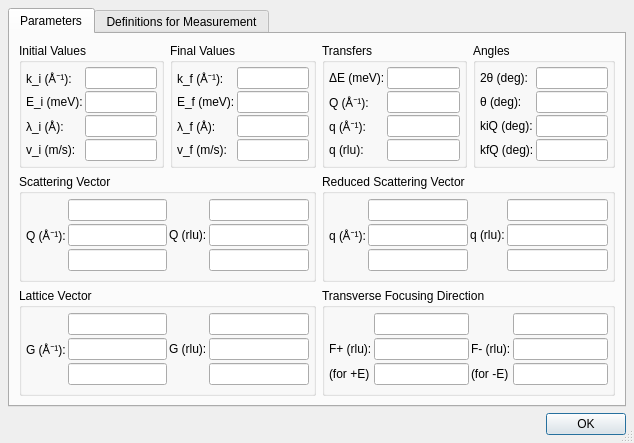
<?xml version="1.0" encoding="UTF-8"?>
<ui version="4.0">
 <class>RecipParamDlg</class>
 <widget class="QDialog" name="RecipParamDlg">
  <property name="geometry">
   <rect>
    <x>0</x>
    <y>0</y>
    <width>634</width>
    <height>443</height>
   </rect>
  </property>
  <property name="windowTitle">
   <string>Reciprocal Space Info</string>
  </property>
  <property name="sizeGripEnabled">
   <bool>true</bool>
  </property>
  <layout class="QGridLayout" name="gridLayout_7">
   <property name="margin">
    <number>8</number>
   </property>
   <item row="0" column="0">
    <widget class="QTabWidget" name="tabWidget">
     <property name="currentIndex">
      <number>0</number>
     </property>
     <widget class="QWidget" name="tab">
      <attribute name="title">
       <string>Parameters</string>
      </attribute>
      <layout class="QGridLayout" name="gridLayout_10">
       <item row="0" column="0">
        <widget class="QGroupBox" name="groupBox">
         <property name="title">
          <string>Initial Values</string>
         </property>
         <layout class="QGridLayout" name="gridLayout">
          <property name="margin">
           <number>4</number>
          </property>
          <property name="spacing">
           <number>2</number>
          </property>
          <item row="0" column="0">
           <widget class="QLabel" name="label">
            <property name="text">
             <string>k_i (Å⁻¹):</string>
            </property>
           </widget>
          </item>
          <item row="0" column="1">
           <widget class="QLineEdit" name="editKi">
            <property name="readOnly">
             <bool>true</bool>
            </property>
           </widget>
          </item>
          <item row="1" column="0">
           <widget class="QLabel" name="label_2">
            <property name="text">
             <string>E_i (meV):</string>
            </property>
           </widget>
          </item>
          <item row="1" column="1">
           <widget class="QLineEdit" name="editEi">
            <property name="readOnly">
             <bool>true</bool>
            </property>
           </widget>
          </item>
          <item row="2" column="0">
           <widget class="QLabel" name="label_3">
            <property name="text">
             <string>λ_i (Å):</string>
            </property>
           </widget>
          </item>
          <item row="2" column="1">
           <widget class="QLineEdit" name="editLami">
            <property name="readOnly">
             <bool>true</bool>
            </property>
           </widget>
          </item>
          <item row="3" column="0">
           <widget class="QLabel" name="label_4">
            <property name="text">
             <string>v_i (m/s):</string>
            </property>
           </widget>
          </item>
          <item row="3" column="1">
           <widget class="QLineEdit" name="editVi">
            <property name="readOnly">
             <bool>true</bool>
            </property>
           </widget>
          </item>
         </layout>
        </widget>
       </item>
       <item row="0" column="1">
        <widget class="QGroupBox" name="groupBox_2">
         <property name="title">
          <string>Final Values</string>
         </property>
         <layout class="QGridLayout" name="gridLayout_2">
          <property name="margin">
           <number>4</number>
          </property>
          <property name="spacing">
           <number>2</number>
          </property>
          <item row="0" column="0">
           <widget class="QLabel" name="label_6">
            <property name="text">
             <string>k_f (Å⁻¹):</string>
            </property>
           </widget>
          </item>
          <item row="0" column="1">
           <widget class="QLineEdit" name="editKf">
            <property name="readOnly">
             <bool>true</bool>
            </property>
           </widget>
          </item>
          <item row="1" column="0">
           <widget class="QLabel" name="label_8">
            <property name="text">
             <string>E_f (meV):</string>
            </property>
           </widget>
          </item>
          <item row="1" column="1">
           <widget class="QLineEdit" name="editEf">
            <property name="readOnly">
             <bool>true</bool>
            </property>
           </widget>
          </item>
          <item row="2" column="0">
           <widget class="QLabel" name="label_5">
            <property name="text">
             <string>λ_f (Å):</string>
            </property>
           </widget>
          </item>
          <item row="2" column="1">
           <widget class="QLineEdit" name="editLamf">
            <property name="readOnly">
             <bool>true</bool>
            </property>
           </widget>
          </item>
          <item row="3" column="0">
           <widget class="QLabel" name="label_7">
            <property name="text">
             <string>v_f (m/s):</string>
            </property>
           </widget>
          </item>
          <item row="3" column="1">
           <widget class="QLineEdit" name="editVf">
            <property name="readOnly">
             <bool>true</bool>
            </property>
           </widget>
          </item>
         </layout>
        </widget>
       </item>
       <item row="0" column="2">
        <widget class="QGroupBox" name="groupBox_3">
         <property name="title">
          <string>Transfers</string>
         </property>
         <layout class="QGridLayout" name="gridLayout_4">
          <property name="margin">
           <number>4</number>
          </property>
          <property name="spacing">
           <number>2</number>
          </property>
          <item row="1" column="1">
           <widget class="QLineEdit" name="editQ">
            <property name="readOnly">
             <bool>true</bool>
            </property>
           </widget>
          </item>
          <item row="1" column="0">
           <widget class="QLabel" name="label_13">
            <property name="text">
             <string>Q (Å⁻¹):</string>
            </property>
           </widget>
          </item>
          <item row="0" column="1">
           <widget class="QLineEdit" name="editE">
            <property name="readOnly">
             <bool>true</bool>
            </property>
           </widget>
          </item>
          <item row="0" column="0">
           <widget class="QLabel" name="label_9">
            <property name="text">
             <string>ΔE (meV):</string>
            </property>
           </widget>
          </item>
          <item row="2" column="0">
           <widget class="QLabel" name="label_14">
            <property name="text">
             <string>q (Å⁻¹):</string>
            </property>
           </widget>
          </item>
          <item row="2" column="1">
           <widget class="QLineEdit" name="editq">
            <property name="readOnly">
             <bool>true</bool>
            </property>
           </widget>
          </item>
          <item row="3" column="1">
           <widget class="QLineEdit" name="editqrlu">
            <property name="readOnly">
             <bool>true</bool>
            </property>
           </widget>
          </item>
          <item row="3" column="0">
           <widget class="QLabel" name="label_22">
            <property name="text">
             <string>q (rlu):</string>
            </property>
           </widget>
          </item>
         </layout>
        </widget>
       </item>
       <item row="0" column="3">
        <widget class="QGroupBox" name="groupBox_4">
         <property name="title">
          <string>Angles</string>
         </property>
         <layout class="QGridLayout" name="gridLayout_3">
          <property name="margin">
           <number>4</number>
          </property>
          <property name="spacing">
           <number>2</number>
          </property>
          <item row="3" column="0">
           <widget class="QLabel" name="label_12">
            <property name="text">
             <string>kfQ (deg):</string>
            </property>
           </widget>
          </item>
          <item row="0" column="1">
           <widget class="QLineEdit" name="edit2Theta">
            <property name="readOnly">
             <bool>true</bool>
            </property>
           </widget>
          </item>
          <item row="3" column="1">
           <widget class="QLineEdit" name="editKfQ">
            <property name="readOnly">
             <bool>true</bool>
            </property>
           </widget>
          </item>
          <item row="2" column="0">
           <widget class="QLabel" name="label_11">
            <property name="text">
             <string>kiQ (deg):</string>
            </property>
           </widget>
          </item>
          <item row="2" column="1">
           <widget class="QLineEdit" name="editKiQ">
            <property name="readOnly">
             <bool>true</bool>
            </property>
           </widget>
          </item>
          <item row="0" column="0">
           <widget class="QLabel" name="label_10">
            <property name="text">
             <string>2θ (deg):</string>
            </property>
           </widget>
          </item>
          <item row="1" column="0">
           <widget class="QLabel" name="label_19">
            <property name="text">
             <string>θ (deg):</string>
            </property>
           </widget>
          </item>
          <item row="1" column="1">
           <widget class="QLineEdit" name="editTheta">
            <property name="readOnly">
             <bool>true</bool>
            </property>
           </widget>
          </item>
         </layout>
        </widget>
       </item>
       <item row="1" column="0" colspan="2">
        <widget class="QGroupBox" name="groupBox_5">
         <property name="title">
          <string>Scattering Vector</string>
         </property>
         <layout class="QGridLayout" name="gridLayout_5">
          <property name="margin">
           <number>4</number>
          </property>
          <property name="spacing">
           <number>2</number>
          </property>
          <item row="0" column="1">
           <widget class="QLineEdit" name="editQx">
            <property name="readOnly">
             <bool>true</bool>
            </property>
           </widget>
          </item>
          <item row="0" column="3">
           <widget class="QLineEdit" name="editQxrlu">
            <property name="readOnly">
             <bool>true</bool>
            </property>
           </widget>
          </item>
          <item row="1" column="0">
           <widget class="QLabel" name="label_15">
            <property name="text">
             <string>Q (Å⁻¹):</string>
            </property>
           </widget>
          </item>
          <item row="1" column="1">
           <widget class="QLineEdit" name="editQy">
            <property name="readOnly">
             <bool>true</bool>
            </property>
           </widget>
          </item>
          <item row="1" column="2">
           <widget class="QLabel" name="label_16">
            <property name="text">
             <string>Q (rlu):</string>
            </property>
           </widget>
          </item>
          <item row="1" column="3">
           <widget class="QLineEdit" name="editQyrlu">
            <property name="readOnly">
             <bool>true</bool>
            </property>
           </widget>
          </item>
          <item row="2" column="1">
           <widget class="QLineEdit" name="editQz">
            <property name="readOnly">
             <bool>true</bool>
            </property>
           </widget>
          </item>
          <item row="2" column="3">
           <widget class="QLineEdit" name="editQzrlu">
            <property name="readOnly">
             <bool>true</bool>
            </property>
           </widget>
          </item>
         </layout>
        </widget>
       </item>
       <item row="1" column="2" colspan="2">
        <widget class="QGroupBox" name="groupBox_6">
         <property name="title">
          <string>Reduced Scattering Vector</string>
         </property>
         <layout class="QGridLayout" name="gridLayout_6">
          <property name="margin">
           <number>4</number>
          </property>
          <property name="spacing">
           <number>2</number>
          </property>
          <item row="0" column="1">
           <widget class="QLineEdit" name="editqx">
            <property name="readOnly">
             <bool>true</bool>
            </property>
           </widget>
          </item>
          <item row="0" column="3">
           <widget class="QLineEdit" name="editqxrlu">
            <property name="readOnly">
             <bool>true</bool>
            </property>
           </widget>
          </item>
          <item row="1" column="0">
           <widget class="QLabel" name="label_17">
            <property name="text">
             <string>q (Å⁻¹):</string>
            </property>
           </widget>
          </item>
          <item row="1" column="1">
           <widget class="QLineEdit" name="editqy">
            <property name="readOnly">
             <bool>true</bool>
            </property>
           </widget>
          </item>
          <item row="1" column="2">
           <widget class="QLabel" name="label_18">
            <property name="text">
             <string>q (rlu):</string>
            </property>
           </widget>
          </item>
          <item row="1" column="3">
           <widget class="QLineEdit" name="editqyrlu">
            <property name="readOnly">
             <bool>true</bool>
            </property>
           </widget>
          </item>
          <item row="2" column="1">
           <widget class="QLineEdit" name="editqz">
            <property name="readOnly">
             <bool>true</bool>
            </property>
           </widget>
          </item>
          <item row="2" column="3">
           <widget class="QLineEdit" name="editqzrlu">
            <property name="readOnly">
             <bool>true</bool>
            </property>
           </widget>
          </item>
         </layout>
        </widget>
       </item>
       <item row="2" column="0" colspan="2">
        <widget class="QGroupBox" name="groupBox_7">
         <property name="title">
          <string>Lattice Vector</string>
         </property>
         <layout class="QGridLayout" name="gridLayout_8">
          <property name="margin">
           <number>4</number>
          </property>
          <property name="spacing">
           <number>2</number>
          </property>
          <item row="0" column="1">
           <widget class="QLineEdit" name="editGx">
            <property name="readOnly">
             <bool>true</bool>
            </property>
           </widget>
          </item>
          <item row="0" column="3">
           <widget class="QLineEdit" name="editGxrlu">
            <property name="readOnly">
             <bool>true</bool>
            </property>
           </widget>
          </item>
          <item row="1" column="0">
           <widget class="QLabel" name="label_20">
            <property name="text">
             <string>G (Å⁻¹):</string>
            </property>
           </widget>
          </item>
          <item row="1" column="1">
           <widget class="QLineEdit" name="editGy">
            <property name="readOnly">
             <bool>true</bool>
            </property>
           </widget>
          </item>
          <item row="1" column="2">
           <widget class="QLabel" name="label_21">
            <property name="text">
             <string>G (rlu):</string>
            </property>
           </widget>
          </item>
          <item row="1" column="3">
           <widget class="QLineEdit" name="editGyrlu">
            <property name="readOnly">
             <bool>true</bool>
            </property>
           </widget>
          </item>
          <item row="2" column="1">
           <widget class="QLineEdit" name="editGz">
            <property name="readOnly">
             <bool>true</bool>
            </property>
           </widget>
          </item>
          <item row="2" column="3">
           <widget class="QLineEdit" name="editGzrlu">
            <property name="readOnly">
             <bool>true</bool>
            </property>
           </widget>
          </item>
         </layout>
        </widget>
       </item>
       <item row="2" column="2" colspan="2">
        <widget class="QGroupBox" name="groupBox_8">
         <property name="title">
          <string>Transverse Focusing Direction</string>
         </property>
         <layout class="QGridLayout" name="gridLayout_9">
          <property name="margin">
           <number>4</number>
          </property>
          <property name="spacing">
           <number>2</number>
          </property>
          <item row="0" column="1">
           <widget class="QLineEdit" name="editFpx">
            <property name="readOnly">
             <bool>true</bool>
            </property>
           </widget>
          </item>
          <item row="0" column="3">
           <widget class="QLineEdit" name="editFmx">
            <property name="readOnly">
             <bool>true</bool>
            </property>
           </widget>
          </item>
          <item row="1" column="1">
           <widget class="QLineEdit" name="editFpy">
            <property name="readOnly">
             <bool>true</bool>
            </property>
           </widget>
          </item>
          <item row="1" column="3">
           <widget class="QLineEdit" name="editFmy">
            <property name="readOnly">
             <bool>true</bool>
            </property>
           </widget>
          </item>
          <item row="2" column="1">
           <widget class="QLineEdit" name="editFpz">
            <property name="readOnly">
             <bool>true</bool>
            </property>
           </widget>
          </item>
          <item row="2" column="3">
           <widget class="QLineEdit" name="editFmz">
            <property name="readOnly">
             <bool>true</bool>
            </property>
           </widget>
          </item>
          <item row="2" column="2">
           <widget class="QLabel" name="label_24">
            <property name="text">
             <string>(for -E)</string>
            </property>
           </widget>
          </item>
          <item row="2" column="0">
           <widget class="QLabel" name="label_23">
            <property name="text">
             <string>(for +E)</string>
            </property>
           </widget>
          </item>
          <item row="1" column="0">
           <widget class="QLabel" name="label_25">
            <property name="text">
             <string>F+ (rlu):</string>
            </property>
           </widget>
          </item>
          <item row="1" column="2">
           <widget class="QLabel" name="label_26">
            <property name="text">
             <string>F- (rlu):</string>
            </property>
           </widget>
          </item>
         </layout>
        </widget>
       </item>
      </layout>
     </widget>
     <widget class="QWidget" name="tab_2">
      <attribute name="title">
       <string>Definitions for Measurement</string>
      </attribute>
      <layout class="QGridLayout" name="gridLayout_14">
       <item row="0" column="0">
        <widget class="QGroupBox" name="groupBox_9">
         <property name="sizePolicy">
          <sizepolicy hsizetype="Preferred" vsizetype="Preferred">
           <horstretch>0</horstretch>
           <verstretch>0</verstretch>
          </sizepolicy>
         </property>
         <property name="title">
          <string>Origin Vector</string>
         </property>
         <layout class="QGridLayout" name="gridLayout_11">
          <property name="margin">
           <number>4</number>
          </property>
          <property name="spacing">
           <number>2</number>
          </property>
          <item row="1" column="1">
           <widget class="QLineEdit" name="editOriginK">
            <property name="text">
             <string>0</string>
            </property>
            <property name="readOnly">
             <bool>false</bool>
            </property>
           </widget>
          </item>
          <item row="2" column="1">
           <widget class="QLineEdit" name="editOriginL">
            <property name="text">
             <string>0</string>
            </property>
            <property name="readOnly">
             <bool>false</bool>
            </property>
           </widget>
          </item>
          <item row="0" column="1">
           <widget class="QLineEdit" name="editOriginH">
            <property name="text">
             <string>1</string>
            </property>
            <property name="readOnly">
             <bool>false</bool>
            </property>
           </widget>
          </item>
          <item row="1" column="0">
           <widget class="QLabel" name="label_28">
            <property name="text">
             <string>Q (rlu):</string>
            </property>
           </widget>
          </item>
          <item row="3" column="1">
           <widget class="QPushButton" name="btnUseG">
            <property name="text">
             <string>Use G Vector</string>
            </property>
           </widget>
          </item>
         </layout>
        </widget>
       </item>
       <item row="1" column="0">
        <widget class="QGroupBox" name="groupBox_10">
         <property name="sizePolicy">
          <sizepolicy hsizetype="Preferred" vsizetype="Preferred">
           <horstretch>0</horstretch>
           <verstretch>0</verstretch>
          </sizepolicy>
         </property>
         <property name="title">
          <string>Scan Direction (for Focus)</string>
         </property>
         <layout class="QGridLayout" name="gridLayout_12">
          <property name="margin">
           <number>4</number>
          </property>
          <property name="spacing">
           <number>2</number>
          </property>
          <item row="0" column="0">
           <widget class="QRadioButton" name="radioEp">
            <property name="text">
             <string>+E Direction</string>
            </property>
            <property name="checked">
             <bool>true</bool>
            </property>
           </widget>
          </item>
          <item row="1" column="0">
           <widget class="QRadioButton" name="radioEm">
            <property name="text">
             <string>-E Direction</string>
            </property>
           </widget>
          </item>
         </layout>
        </widget>
       </item>
       <item row="2" column="0">
        <spacer name="verticalSpacer">
         <property name="orientation">
          <enum>Qt::Vertical</enum>
         </property>
         <property name="sizeHint" stdset="0">
          <size>
           <width>20</width>
           <height>40</height>
          </size>
         </property>
        </spacer>
       </item>
       <item row="0" column="1" rowspan="3">
        <widget class="QGroupBox" name="groupBox_11">
         <property name="sizePolicy">
          <sizepolicy hsizetype="Preferred" vsizetype="Preferred">
           <horstretch>1</horstretch>
           <verstretch>0</verstretch>
          </sizepolicy>
         </property>
         <property name="title">
          <string>Definitions</string>
         </property>
         <layout class="QGridLayout" name="gridLayout_13">
          <property name="margin">
           <number>4</number>
          </property>
          <property name="spacing">
           <number>2</number>
          </property>
          <item row="0" column="0">
           <widget class="QTextEdit" name="editDefs">
            <property name="undoRedoEnabled">
             <bool>false</bool>
            </property>
            <property name="lineWrapMode">
             <enum>QTextEdit::NoWrap</enum>
            </property>
            <property name="readOnly">
             <bool>true</bool>
            </property>
            <property name="acceptRichText">
             <bool>false</bool>
            </property>
           </widget>
          </item>
         </layout>
        </widget>
       </item>
      </layout>
     </widget>
    </widget>
   </item>
   <item row="1" column="0">
    <widget class="QDialogButtonBox" name="buttonBox">
     <property name="orientation">
      <enum>Qt::Horizontal</enum>
     </property>
     <property name="standardButtons">
      <set>QDialogButtonBox::Ok</set>
     </property>
    </widget>
   </item>
  </layout>
 </widget>
 <tabstops>
  <tabstop>tabWidget</tabstop>
  <tabstop>editKi</tabstop>
  <tabstop>editEi</tabstop>
  <tabstop>editLami</tabstop>
  <tabstop>editVi</tabstop>
  <tabstop>editKf</tabstop>
  <tabstop>editEf</tabstop>
  <tabstop>editLamf</tabstop>
  <tabstop>editVf</tabstop>
  <tabstop>editE</tabstop>
  <tabstop>editQ</tabstop>
  <tabstop>editq</tabstop>
  <tabstop>editqrlu</tabstop>
  <tabstop>edit2Theta</tabstop>
  <tabstop>editTheta</tabstop>
  <tabstop>editKiQ</tabstop>
  <tabstop>editKfQ</tabstop>
  <tabstop>editQx</tabstop>
  <tabstop>editQy</tabstop>
  <tabstop>editQz</tabstop>
  <tabstop>editQxrlu</tabstop>
  <tabstop>editQyrlu</tabstop>
  <tabstop>editQzrlu</tabstop>
  <tabstop>editqx</tabstop>
  <tabstop>editqy</tabstop>
  <tabstop>editqz</tabstop>
  <tabstop>editqxrlu</tabstop>
  <tabstop>editqyrlu</tabstop>
  <tabstop>editqzrlu</tabstop>
  <tabstop>editGx</tabstop>
  <tabstop>editGy</tabstop>
  <tabstop>editGz</tabstop>
  <tabstop>editGxrlu</tabstop>
  <tabstop>editGyrlu</tabstop>
  <tabstop>editGzrlu</tabstop>
  <tabstop>editFpx</tabstop>
  <tabstop>editFpy</tabstop>
  <tabstop>editFpz</tabstop>
  <tabstop>editFmx</tabstop>
  <tabstop>editFmy</tabstop>
  <tabstop>editFmz</tabstop>
  <tabstop>editOriginH</tabstop>
  <tabstop>editOriginK</tabstop>
  <tabstop>editOriginL</tabstop>
  <tabstop>btnUseG</tabstop>
  <tabstop>radioEp</tabstop>
  <tabstop>radioEm</tabstop>
  <tabstop>editDefs</tabstop>
  <tabstop>buttonBox</tabstop>
 </tabstops>
 <resources/>
 <connections>
  <connection>
   <sender>buttonBox</sender>
   <signal>accepted()</signal>
   <receiver>RecipParamDlg</receiver>
   <slot>accept()</slot>
   <hints>
    <hint type="sourcelabel">
     <x>227</x>
     <y>493</y>
    </hint>
    <hint type="destinationlabel">
     <x>157</x>
     <y>274</y>
    </hint>
   </hints>
  </connection>
  <connection>
   <sender>buttonBox</sender>
   <signal>rejected()</signal>
   <receiver>RecipParamDlg</receiver>
   <slot>reject()</slot>
   <hints>
    <hint type="sourcelabel">
     <x>295</x>
     <y>499</y>
    </hint>
    <hint type="destinationlabel">
     <x>286</x>
     <y>274</y>
    </hint>
   </hints>
  </connection>
 </connections>
</ui>
